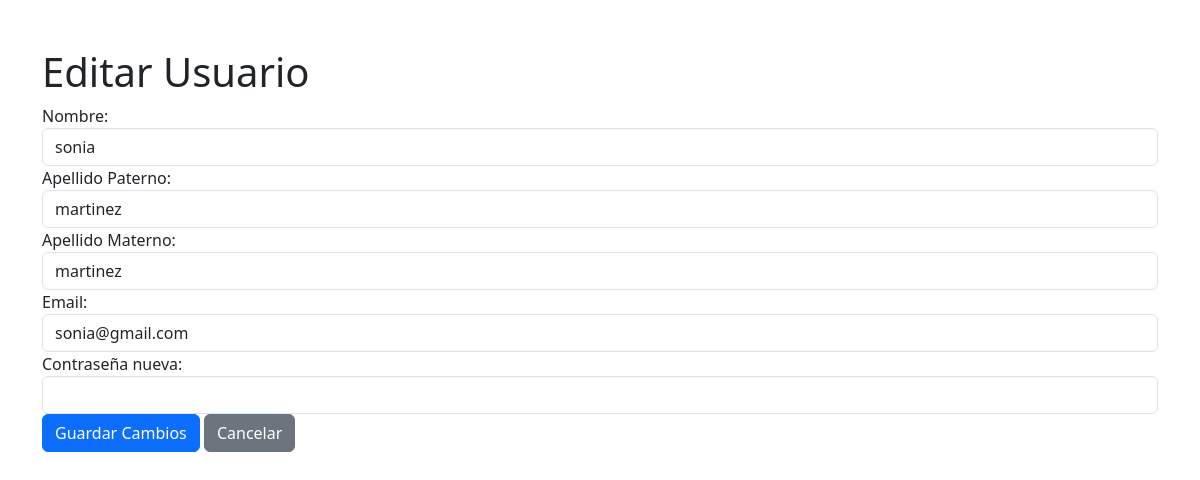
Page /coper/editar_usuario.php?id=6 (signed in) on the committed database.
### tables this page shows
CREATE TABLE `usuarios` (
  `IdUsuario` int NOT NULL AUTO_INCREMENT,
  `Nombre` varchar(50) NOT NULL,
  `Apellido1` varchar(30) NOT NULL,
  `Apellido2` varchar(30) DEFAULT NULL,
  `Email` varchar(50) NOT NULL,
  `Contrasenia` varchar(255) NOT NULL,
  `Foto` blob,
  `status` char(1) NOT NULL DEFAULT '1',
  `Id_Rol` int NOT NULL,
  PRIMARY KEY (`IdUsuario`),
  UNIQUE KEY `unique_email` (`Email`) USING BTREE,
  KEY `usuario-rol` (`Id_Rol`),
  CONSTRAINT `US-ROL` FOREIGN KEY (`Id_Rol`) REFERENCES `rol` (`IdRol`)
);

### coper/editar_usuario.php (the view, shortened to what this page needs)
<?php
if(isset($_GET['id'])) {
    require_once 'conexion/conectar-mysql.php';
    $id = $_GET['id'];
    $sql = "SELECT * FROM usuarios WHERE IdUsuario = $id";
    $result = $conexion->query($sql);
    if ($result->num_rows > 0) {
        $usuario = $result->fetch_assoc();
        $nombre = $usuario["Nombre"];
        $apPaterno = $usuario["Apellido1"];
        $apMaterno = $usuario["Apellido1"];
        $email = $usuario["Email"];
    } else {
        header("Location: usuarios.php");
        exit();
    }
} else {
    header("Location: usuarios.php");
    exit();
}
?>
<!DOCTYPE html>
<html lang="es">
<head>
    <link href="https://cdn.jsdelivr.net/npm/bootstrap@5.3.3/dist/css/bootstrap.min.css" rel="stylesheet">
</head>
<body>
    <div class="container mt-5">
        <h1>Editar Usuario</h1>
        <form action="actualizar_usuario.php" method="POST">
        <div class="form-group">
                <label for="nombre">Nombre:</label>
                <input type="text" class="form-control" id="nombre" name="nombre" value=<?php echo($nombre)?> required>
            </div>
            <div class="form-group">
                <label for="ap_paterno">Apellido Paterno:</label>
                <input type="text" class="form-control" id="ap_paterno" name="ap_paterno" value=<?php echo($apPaterno)?> required>
            </div>
            <div class="form-group">
                <label for="ap_materno">Apellido Materno:</label>
                <input type="text" class="form-control" id="ap_materno" name="ap_materno" value=<?php echo($apMaterno)?> required>
            </div>
            <div class="form-group">
                <label for="email">Email:</label>
                <input type="email" class="form-control" id="email" name="email" value=<?php echo($email)?> required>
            </div>
            <div class="form-group">
                <label for="password">Contraseña nueva:</label>
                <input type="password" class="form-control" id="password" name="password">
            </div>
            <button type="submit" class="btn btn-primary">Guardar Cambios</button>
            <a href="usuarios.php" class="btn btn-secondary">Cancelar</a>
        </form>
    </div>
</body>
</html>

### rows in the picture
usuarios: nombre "sonia", ap_paterno "martinez", ap_materno "martinez", email "sonia@gmail.com"
